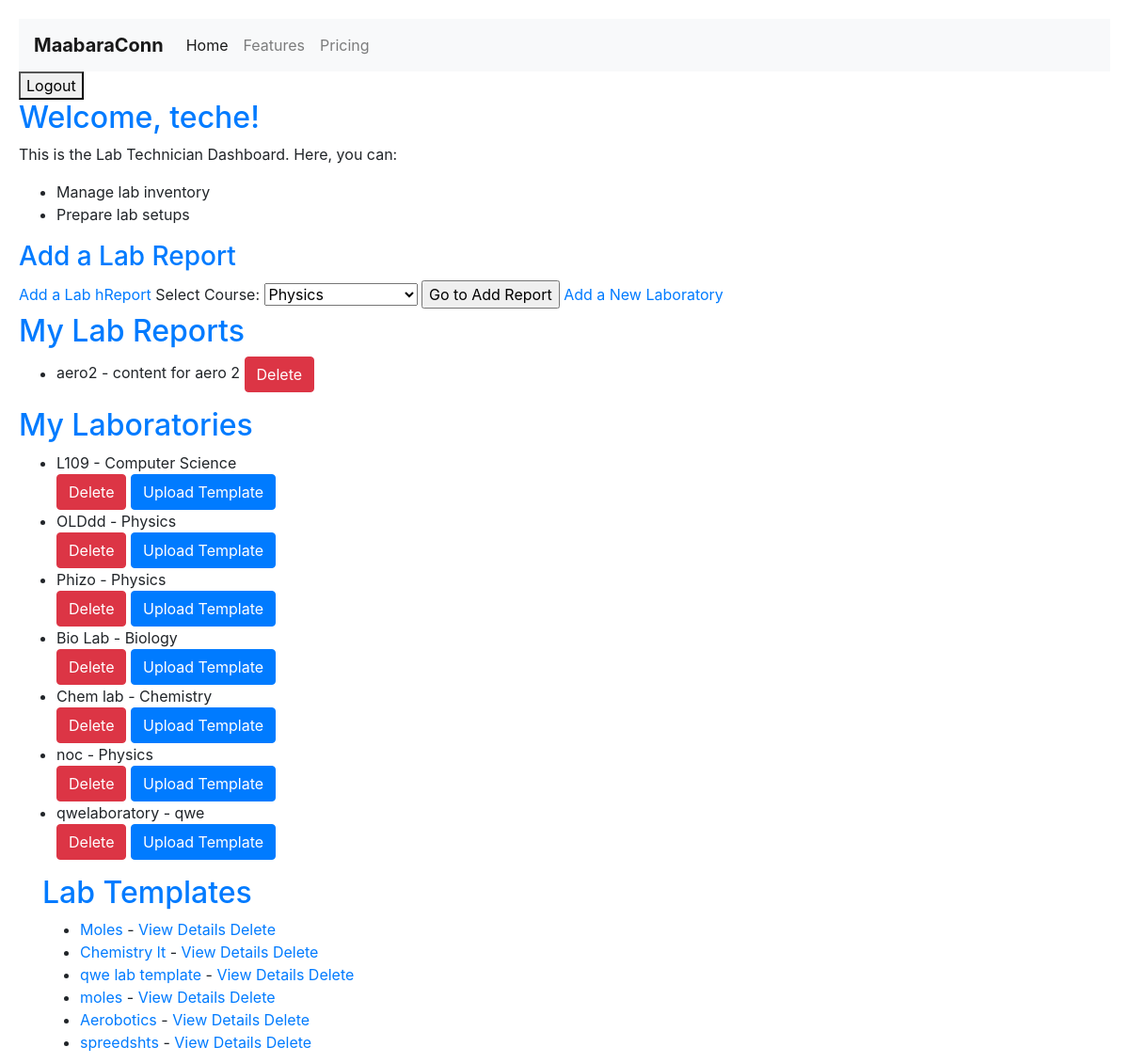
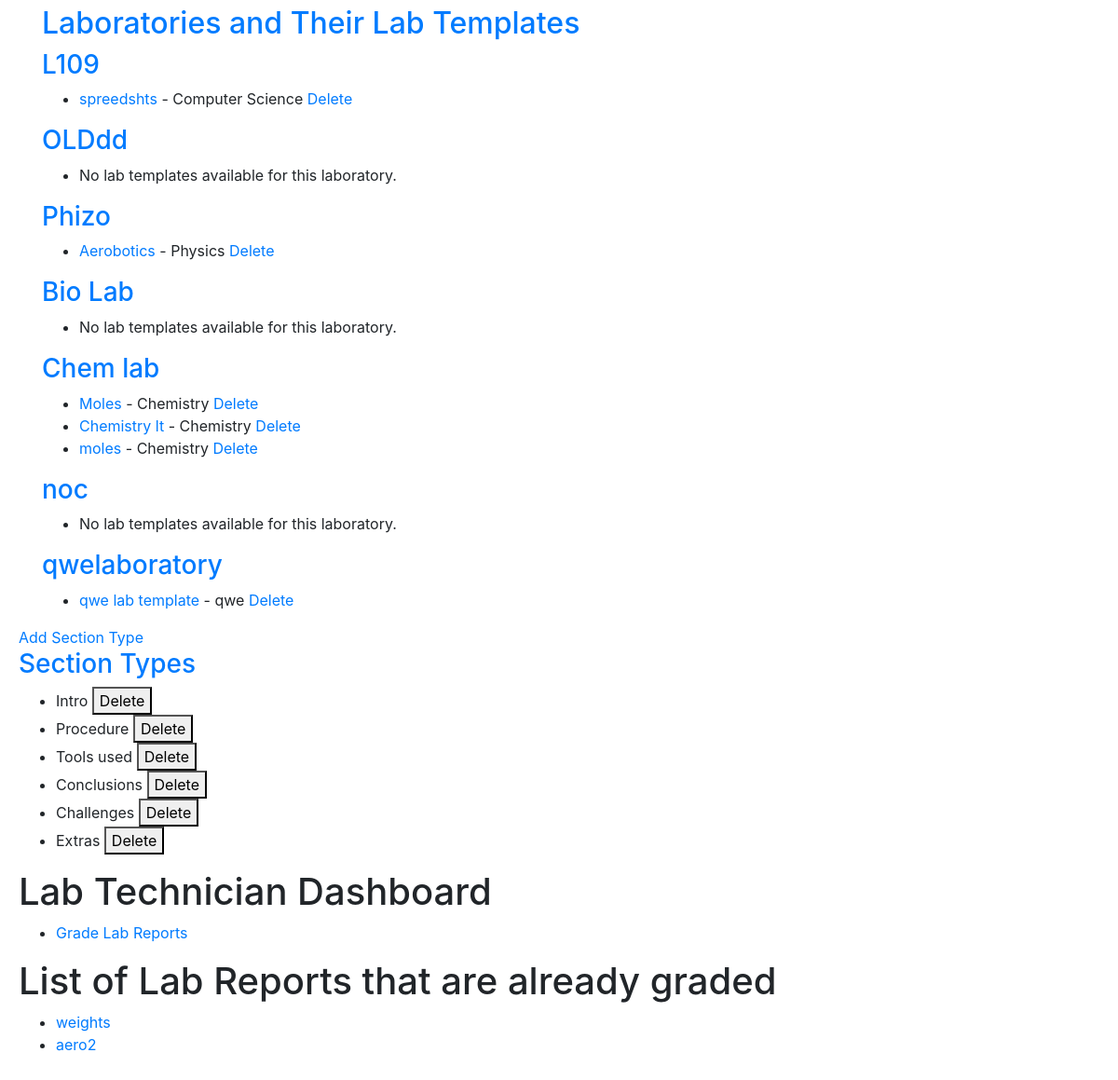
The app's page /users/dashboard/ (signed in) with its own data (2 pictures, top to bottom).
### users/models.py (models this page shows, shortened)
class User(AbstractUser):
    class Role(models.TextChoices):
        STUDENT = 'ST', _('Student')
        LAB_TECH = 'LT', _('Lab Technician')
        LECTURER = 'LE', _('Lecturer')
    role = models.CharField(
        max_length=2,
        choices=Role.choices,
        default=Role.STUDENT,
    )
    groups = models.ManyToManyField(Group, verbose_name=_('groups'), blank=True, help_text=_(
        'The groups this user belongs to. A user will get all permissions granted to each of their groups.'),
        related_name="user_set_custom",
        related_query_name="user",
    )
    user_permissions = models.ManyToManyField(
        Permission,
        verbose_name=_('user permissions'),
        blank=True,
        help_text=_('Specific permissions for this user.'),
        related_name="user_set_custom",
        related_query_name="user",
    )

class LabReport(models.Model):
    REPORT_TYPE_CHOICES = [
        ('IND', 'Individual'),
        ('GRP', 'Group'),
    ]
    report_type = models.CharField(
        max_length=3, choices=REPORT_TYPE_CHOICES, default='IND')
    creator = models.ForeignKey(
        settings.AUTH_USER_MODEL, on_delete=models.CASCADE, related_name='created_lab_reports'
    )
    student = models.ForeignKey(
        settings.AUTH_USER_MODEL, on_delete=models.CASCADE, related_name='student_lab_reports', null=True, blank=True
    )
    course = models.ForeignKey(
        Course, on_delete=models.CASCADE, related_name='lab_reports'
    )
    title = models.CharField(max_length=255)
    description = models.TextField()
    laboratory = models.ForeignKey(
        Laboratory, on_delete=models.CASCADE, related_name='lab_reports', null=True
    )
    document = models.FileField(upload_to='lab_reports/')
    submitted_at = models.DateTimeField(auto_now_add=True)
    status = models.CharField(max_length=100, default='Pending')
    template = models.ForeignKey(
        LabTemplate, on_delete=models.SET_NULL, null=True, blank=True, related_name='lab_reports'
    )
    is_active = models.BooleanField(default=True)

class Laboratory(models.Model):
    course = models.ForeignKey(
        Course, on_delete=models.CASCADE, related_name='laboratories')
    name = models.CharField(max_length=255)
    creator = models.ForeignKey(
        settings.AUTH_USER_MODEL, on_delete=models.CASCADE, related_name='laboratories')

class Course(models.Model):
    name = models.CharField(max_length=255, unique=True)
    code = models.CharField(max_length=10, unique=True)
    lecturer = models.ForeignKey(
        User, on_delete=models.CASCADE, related_name='courses')
    student = models.ManyToManyField(
        User, related_name='enrolled_courses', blank=False)

class LabTemplate(models.Model):
    course = models.ForeignKey(
        Course, on_delete=models.CASCADE, related_name='lab_templates')
    name = models.CharField(max_length=255)
    laboratory = models.ForeignKey(
        Laboratory, on_delete=models.CASCADE, related_name='lab_templates')

class SectionType(models.Model):
    name = models.CharField(max_length=100)
    default_content = models.TextField(blank=True)

### users/views.py (the view, shortened to what this page needs)
# urls.py: path('dashboard/', views.dashboard, name='dashboard'),
@login_required
def dashboard(request):
    if request.user.role == User.Role.STUDENT:
        courses = Course.objects.filter(
            student=request.user)  # Example query
        lab_reports = LabReport.objects.filter(
            creator=request.user)  # Example query
        grades = Grade.objects.filter(
            lab_report__creator=request.user)  # Example query
        enrolled_courses = request.user.enrolled_courses.all()
        available_courses = Course.objects.exclude(
            id__in=enrolled_courses.values_list('id', flat=True))
        lab_reports = LabReport.objects.filter(creator=request.user)
        grades = Grade.objects.filter(lab_report__creator=request.user)
        context = {
            'enrolled_courses': enrolled_courses,
            'available_courses': available_courses,
            'lab_reports': lab_reports,
            'grades': grades,
            'courses': courses
        }
        return render(request, 'users/student_dashboard.html', context)
    elif request.user.role == User.Role.LAB_TECH:
        lab_reports_to_process = LabReport.objects.filter(
            status='Processing')  # Example query
        courses = Course.objects.all()
        course_id = Course.objects.first().id
        my_laboratories = Laboratory.objects.filter(creator=request.user)
        templates = LabTemplate.objects.all()
        my_lab_reports = LabReport.objects.filter(creator=request.user)
        section_types = SectionType.objects.all()
        lab_reports = LabReport.objects.all()
        context = {
            'templates': templates,
            'section_types': section_types,
            'my_laboratories': my_laboratories,
            'my_lab_reports': my_lab_reports,
            'course_id': course_id,
            'courses': courses,
            'lab_reports_to_process': lab_reports_to_process,
            'lab_reports': lab_reports,
        }
        return render(request, 'users/labtech_dashboard.html', context)
    else:
        return HttpResponse("Your role is not defined for a specific dashboard.")

### users/templates/users/labtech_dashboard.html (shortened to what this page needs)
{% extends 'base.html' %} {% block content %}
<h2>Welcome, {{ request.user.username }}!</h2>
<p>This is the Lab Technician Dashboard. Here, you can:</p>
<ul>
  <li>Manage lab inventory</li>
  <li>Prepare lab setups</li>
</ul>
<h3>Add a Lab Report</h3>
<a href="" id="addLabReportLink">Add a Lab hReport</a>
  <label for="course">Select Course:</label>
  <select name="course_id" id="courseSelect">
    {% for course in courses %}
    <option value="{{ course.id }}">{{ course.name }}</option>
    {% endfor %}
  </select>
  <input type="submit" value="Go to Add Report" />
<a href="{% url 'add_laboratory' %}">Add a New Laboratory</a>
<h2>My Lab Reports</h2>
<ul>
  {% for report in my_lab_reports %}
    <li>
      {{ report.title }} - {{ report.description }}
      <form action="{% url 'delete_lab_report' report.id %}" method="post" style="display:inline;">
        <button type="submit" class="btn btn-danger" onclick="return confirm('Are you sure you want to delete this lab report?');">Delete</button>
      </form>
    </li>
  {% empty %}
    <p>No lab reports found.</p>
  {% endfor %}
</ul>
<h2>My Laboratories</h2>
<ul>
  {% for laboratory in my_laboratories %}
    <li>
      {{ laboratory.name }} - {{ laboratory.course.name }}
      <div>
        <a href="{% url 'delete_laboratory' laboratory.id %}" class="btn btn-danger" onclick="return confirm('Are you sure you want to delete this laboratory?');">Delete</a>
        <a href="{% url 'lab_template_upload' lab_id=laboratory.id %}" class="btn btn-primary">Upload Template</a>
      </div>
    </li>
  {% empty %}
    <p>No laboratories found.</p>
  {% endfor %}
</ul>
<div class="container">
  <h2>Lab Templates</h2>
  <ul>
      {% for template in templates %}
      <li>
          <a href="{% url 'add_sections_to_template' lab_template_id=template.id %}">{{ template.name }}</a>
          {{ template.title }} - <a href="{% url 'view_template_details' template.id %}">View Details</a>
          <a href="{% url 'lab_template_delete' template.id %}" onclick="return confirm('Are you sure?');">Delete</a>
      </li>
      {% endfor %}
  </ul>
</div>
<div class="container">
  <h2>Laboratories and Their Lab Templates</h2>
  {% for laboratory in my_laboratories %}
  <div class="laboratory">
    <h3>{{ laboratory.name }}</h3>
    <ul>
      {% for template in laboratory.lab_templates.all %}
      <li>
          <a href="{{ template.template_file.url }}">{{ template.name }}</a> - {{ template.course.name }}
          <a href="{% url 'lab_template_delete' template.id %}" onclick="return confirm('Are you sure?');">Delete</a>
      </li>
      {% empty %}
      <li>No lab templates available for this laboratory.</li>
      {% endfor %}
    </ul>
  </div>
  {% endfor %}
</div>
<a href="{% url 'add_section_type' %}">Add Section Type</a>
<h3>Section Types</h3>
<ul>
  {% for section_type in section_types %}
  <li>
    {{ section_type.name }}
    <form action="{% url 'delete_section_type' section_type.id %}" method="post" style="display:inline;">
      <button type="submit" onclick="return confirm('Are you sure?');">Delete</button>
    </form>
  </li>
  {% endfor %}
</ul>
<h1>Lab Technician Dashboard</h1>
<ul>
  <li><a href="{% url 'lab_reports_for_grading' %}">Grade Lab Reports</a></li>
</ul>
<h1>List of Lab Reports that are already graded</h1>
<ul>
    {% for lab_report in lab_reports %}
    <li>
        <a href="{% url 'lab_report_student_grades' lab_report_id=lab_report.id %}">{{ lab_report.title }}</a>
    </li>
    {% endfor %}
</ul>
{% endblock %}

### users/static/css/styles.css (style rules this page uses)
body { font-family: Arial, sans-serif; background-color: #007bff; }
body { font-family: "Segoe UI", Tahoma, Geneva, Verdana, sans-serif; line-height: 1.6; background-color: #6d3d3d; color: #333; margin: 0; padding: 20px; }
h2, h3 { color: #007bff; }
p { margin-bottom: 10px; }

### records on screen
User: user.username "teche"
LabReport: title "aero2", description "content for aero 2"
Laboratory: name "L109", course.name "Computer Science"
Laboratory: name "OLDdd", course.name "Physics"
Laboratory: name "Phizo", course.name "Physics"
Laboratory: name "Bio Lab", course.name "Biology"
Laboratory: name "Chem lab", course.name "Chemistry"
Laboratory: name "noc", course.name "Physics"
Laboratory: name "qwelaboratory", course.name "qwe"
LabTemplate: name "Moles", course.name "Chemistry"
LabTemplate: name "Chemistry lt", course.name "Chemistry"
LabTemplate: name "qwe lab template", course.name "qwe"
LabTemplate: name "moles", course.name "Chemistry"
LabTemplate: name "Aerobotics", course.name "Physics"
LabTemplate: name "spreedshts", course.name "Computer Science"
SectionType: name "Intro"
SectionType: name "Procedure"
SectionType: name "Tools used"
SectionType: name "Conclusions"
SectionType: name "Challenges"
SectionType: name "Extras"
LabReport: title "weights"

### other values on screen
form field course_id "Physics"
